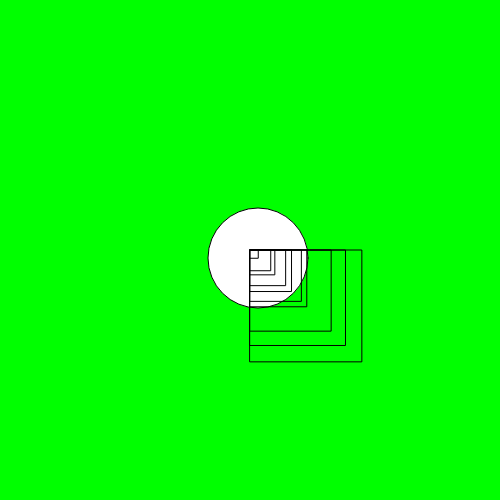
Frame 1 (no input)
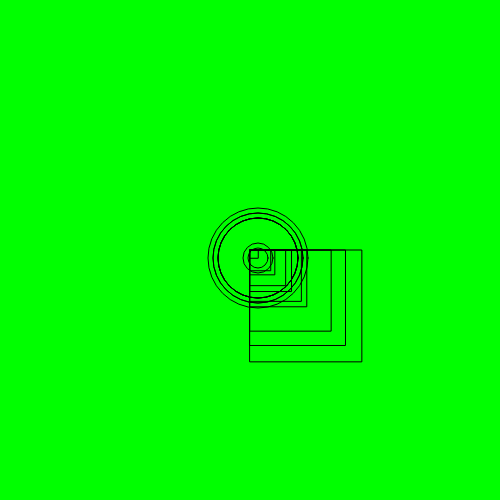
Frame 60 (no input)
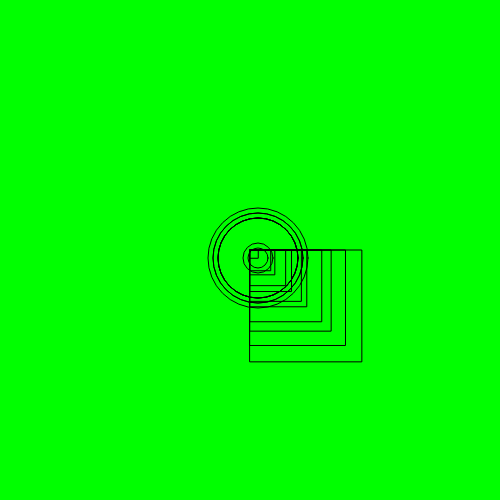
Frame 120 (the mouse pressed at the canvas centre since frame 60)

The p5.js sketch that drew these frames (run headless with seeded random() and noise() and a simulated clock; from frame 60 on, the mouse is pressed at the canvas centre):

// p5.js sketch
// ── sketch.js
var myFirstArray = [];
var mySecondArray = [];

function setup() {
  createCanvas (500,500);
  for (var i=0;i<10;i++){
  	myFirstArray[i]=floor(random(12));
  	mySecondArray.push(random(12));
  }
  
  print(myFirstArray);
  print(mySecondArray);
}

function draw() {
  background(0,255,0);
  
  for (var i=0;i<myFirstArray.length;i++){
  	ellipse(windowWidth/2,windowHeight/2,myFirstArray[i]*10,myFirstArray[i]*10);
  }
  
  
  
  for (var i=0;i<mySecondArray.length;i++){
  
  	fill(0,100,100,0,4);
  rect(width/2,height/2,mySecondArray[i]*10,mySecondArray[i]*10);
  	
  }
}

function mousePressed(){
	mySecondArray.push(random(22));
	print(mySecondArray[mySecondArray.length-1]);
	print(mySecondArray.length);
}
